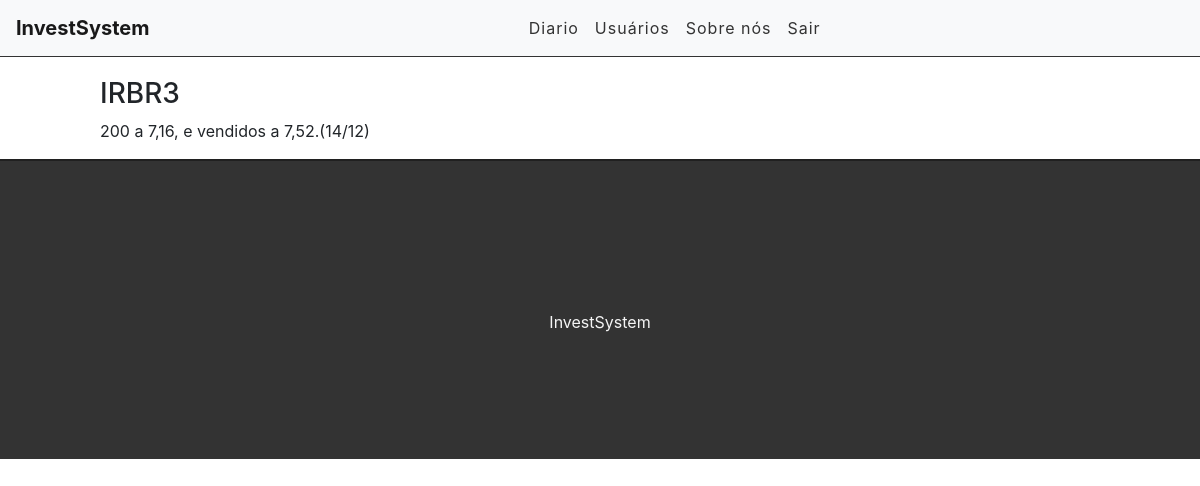
The app's page /diario/874682 (signed in), older data.
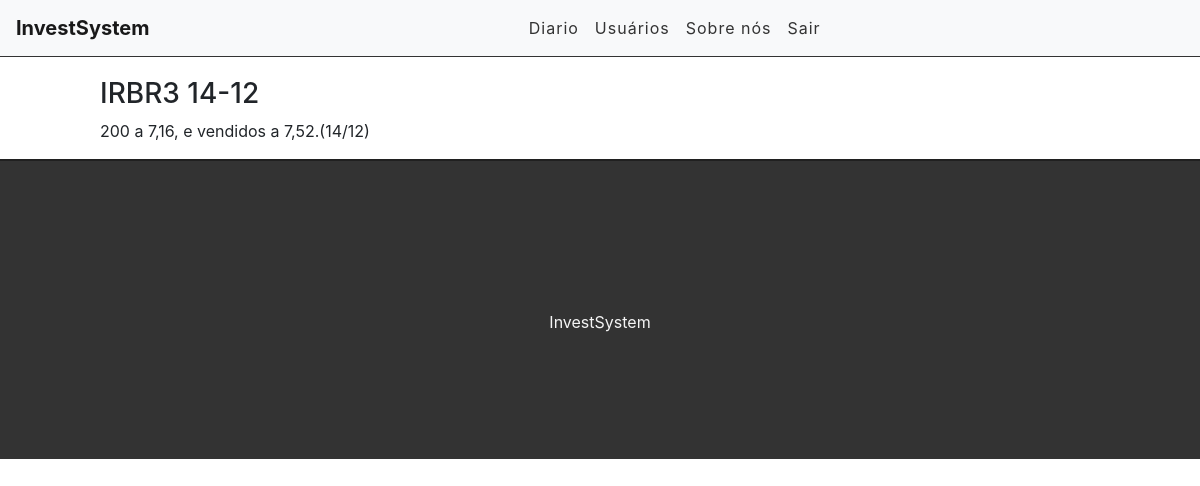
The same page, newer data.
### contas/models.py (models this page shows, shortened)
class Trade(models.Model):
      STATUS = (
            ('doing', 'Doing'),
            ('done', 'Done'),
      )
      title = models.CharField(max_length=255)
      description = models.TextField()
      done = models.CharField(
            max_length=5,
            choices = STATUS,
      )
      user = models.ForeignKey(get_user_model(), on_delete=models.CASCADE)
      created_at = models.DateTimeField(auto_now_add=True)
      updated_at = models.DateTimeField(auto_now=True)

### contas/views.py (the view)
# urls.py: path('diario/<int:id>',views.diarioTraderView, name='diario-view'),
@login_required
def diarioTraderView(request, id):
    trade = get_object_or_404(Trade, pk=id)
    return render(request, 'contas/task.html', {'trade':trade})

### contas/templates/contas/task.html (shortened to what this page needs)
{%extends 'contas/base.html'%}
{%block content%}
<div class="offset-1 col-10 list-div">
    <h3>{{trade.title}}</h3>
    <p>{{trade.description}}</p>
</div>
{%endblock%}

Row changes from the older to the newer data that the page shows:
changed Trade "200 a 7,16, e vendidos a 7,52.(14/12)": title "IRBR3" → "IRBR3 14-12"
